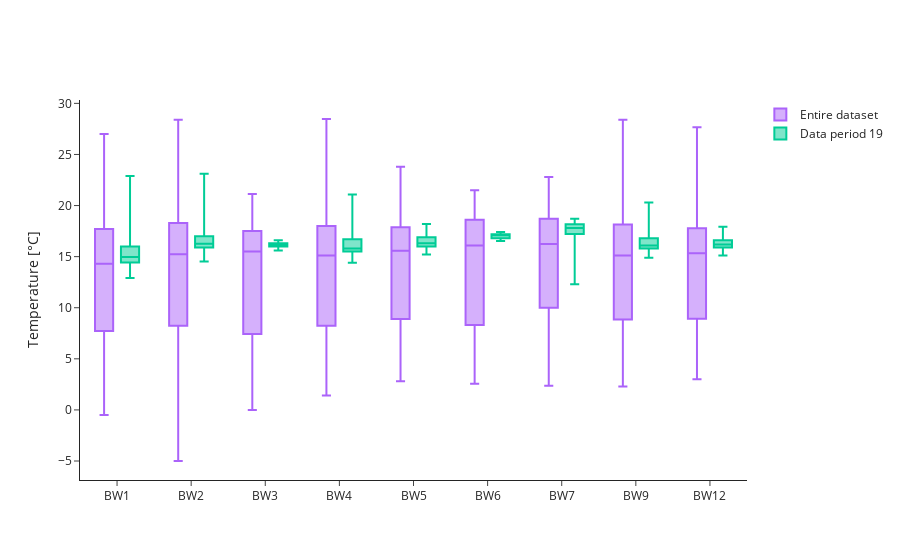

Here is the notebook cell this chart was saved with:
### Markdown cell above
Temperature comparison between data period and entire dataset (2021-2024).

### Code cell
temp_df = wq_df[(wq_df['data_type'] == 'temperature')].dropna(subset=['mean'])
temp_period_stats = temp_df.groupby('bwfl_id')['mean'].describe(percentiles=[.01, .10, .25, .50, .75, .90, .99])
temp_dataset_stats = get_sensor_stats('temperature', temp_df['bwfl_id'].unique())

fig = go.Figure()

for i, bwfl_id in enumerate(temp_dataset_stats.index):
    stats = temp_dataset_stats.loc[bwfl_id]

    if stats['count'] != 0:
        fig.add_trace(go.Box(
            x=[bwfl_id],
            lowerfence=[stats['min']],
            q1=[stats['25%']],
            median=[stats['50%']],
            q3=[stats['75%']],
            upperfence=[stats['max']],
            name='Entire dataset',
            marker_color=default_colors[3],
            boxpoints=False,
            offsetgroup='temp_dataset_stats',
            showlegend=(i == 0)
        ))

for i, bwfl_id in enumerate(temp_period_stats.index):
    stats = temp_period_stats.loc[bwfl_id]

    if stats['count'] != 0:
        fig.add_trace(go.Box(
            x=[bwfl_id],
            lowerfence=[stats['min']],
            q1=[stats['25%']],
            median=[stats['50%']],
            q3=[stats['75%']],
            upperfence=[stats['max']],
            name=f'Data period {str(data_period).zfill(2)}',
            marker_color=default_colors[2],
            boxpoints=False,
            offsetgroup='temp_period_stats',
            showlegend=(i == 0)
        ))

fig.update_layout(
    yaxis_title='Temperature [\u00B0C]',
    xaxis_title='',
    xaxis=dict(
        tickmode='array',
        tickvals=sorted(temp_df['bwfl_id'].unique(), key=lambda x: int(x[2:])),
        ticktext=sorted(temp_df['bwfl_id'].unique(), key=lambda x: int(x[2:])),
        categoryorder='array',
        categoryarray=sorted(temp_df['bwfl_id'].unique(), key=lambda x: int(x[2:]))
    ),
    legend_title_text='',
    template='simple_white',
    boxmode='group',
    height=450,
)

fig.show()

### Figure 1 — Plotly figure (JSON) as saved in the notebook; plotly's stock layout.template omitted (floating-point values rounded to 4 significant figures)
{"data": [{"boxpoints": false, "lowerfence": [-0.5], "marker": {"color": "#AB63FA"}, "median": [14.3], "name": "Entire dataset", "offsetgroup": "temp_dataset_stats", "q1": [7.73], "q3": [17.7], "showlegend": true, "type": "box", "upperfence": [27], "x": ["BW1"]}, {"boxpoints": false, "lowerfence": [3], "marker": {"color": "#AB63FA"}, "median": [15.33], "name": "Entire dataset", "offsetgroup": "temp_dataset_stats", "q1": [8.933], "q3": [17.77], "showlegend": false, "type": "box", "upperfence": [27.67], "x": ["BW12"]}, {"boxpoints": false, "lowerfence": [-5], "marker": {"color": "#AB63FA"}, "median": [15.23], "name": "Entire dataset", "offsetgroup": "temp_dataset_stats", "q1": [8.23], "q3": [18.3], "showlegend": false, "type": "box", "upperfence": [28.4], "x": ["BW2"]}, {"boxpoints": false, "lowerfence": [0], "marker": {"color": "#AB63FA"}, "median": [15.5], "name": "Entire dataset", "offsetgroup": "temp_dataset_stats", "q1": [7.433], "q3": [17.5], "showlegend": false, "type": "box", "upperfence": [21.13], "x": ["BW3"]}, {"boxpoints": false, "lowerfence": [1.4], "marker": {"color": "#AB63FA"}, "median": [15.1], "name": "Entire dataset", "offsetgroup": "temp_dataset_stats", "q1": [8.233], "q3": [18], "showlegend": false, "type": "box", "upperfence": [28.47], "x": ["BW4"]}, {"boxpoints": false, "lowerfence": [2.8], "marker": {"color": "#AB63FA"}, "median": [15.57], "name": "Entire dataset", "offsetgroup": "temp_dataset_stats", "q1": [8.9], "q3": [17.87], "showlegend": false, "type": "box", "upperfence": [23.8], "x": ["BW5"]}, {"boxpoints": false, "lowerfence": [2.567], "marker": {"color": "#AB63FA"}, "median": [16.1], "name": "Entire dataset", "offsetgroup": "temp_dataset_stats", "q1": [8.3], "q3": [18.6], "showlegend": false, "type": "box", "upperfence": [21.5], "x": ["BW6"]}, {"boxpoints": false, "lowerfence": [2.367], "marker": {"color": "#AB63FA"}, "median": [16.23], "name": "Entire dataset", "offsetgroup": "temp_dataset_stats", "q1": [10], "q3": [18.7], "showlegend": false, "type": "box", "upperfence": [22.8], "x": ["BW7"]}, {"boxpoints": false, "lowerfence": [2.3], "marker": {"color": "#AB63FA"}, "median": [15.1], "name": "Entire dataset", "offsetgroup": "temp_dataset_stats", "q1": [8.848], "q3": [18.15], "showlegend": false, "type": "box", "upperfence": [28.4], "x": ["BW9"]}, {"boxpoints": false, "lowerfence": [12.9], "marker": {"color": "#00CC96"}, "median": [14.97], "name": "Data period 19", "offsetgroup": "temp_period_stats", "q1": [14.42], "q3": [16], "showlegend": true, "type": "box", "upperfence": [22.9], "x": ["BW1"]}, {"boxpoints": false, "lowerfence": [15.1], "marker": {"color": "#00CC96"}, "median": [16.2], "name": "Data period 19", "offsetgroup": "temp_period_stats", "q1": [15.9], "q3": [16.61], "showlegend": false, "type": "box", "upperfence": [17.93], "x": ["BW12"]}, {"boxpoints": false, "lowerfence": [14.53], "marker": {"color": "#00CC96"}, "median": [16.27], "name": "Data period 19", "offsetgroup": "temp_period_stats", "q1": [15.9], "q3": [17], "showlegend": false, "type": "box", "upperfence": [23.1], "x": ["BW2"]}, {"boxpoints": false, "lowerfence": [15.6], "marker": {"color": "#00CC96"}, "median": [16.19], "name": "Data period 19", "offsetgroup": "temp_period_stats", "q1": [16], "q3": [16.3], "showlegend": false, "type": "box", "upperfence": [16.6], "x": ["BW3"]}, {"boxpoints": false, "lowerfence": [14.4], "marker": {"color": "#00CC96"}, "median": [15.8], "name": "Data period 19", "offsetgroup": "temp_period_stats", "q1": [15.5], "q3": [16.7], "showlegend": false, "type": "box", "upperfence": [21.07], "x": ["BW4"]}, {"boxpoints": false, "lowerfence": [15.2], "marker": {"color": "#00CC96"}, "median": [16.3], "name": "Data period 19", "offsetgroup": "temp_period_stats", "q1": [16], "q3": [16.9], "showlegend": false, "type": "box", "upperfence": [18.2], "x": ["BW5"]}, {"boxpoints": false, "lowerfence": [16.53], "marker": {"color": "#00CC96"}, "median": [17.1], "name": "Data period 19", "offsetgroup": "temp_period_stats", "q1": [16.8], "q3": [17.2], "showlegend": false, "type": "box", "upperfence": [17.4], "x": ["BW6"]}, {"boxpoints": false, "lowerfence": [12.29], "marker": {"color": "#00CC96"}, "median": [17.8], "name": "Data period 19", "offsetgroup": "temp_period_stats", "q1": [17.2], "q3": [18.18], "showlegend": false, "type": "box", "upperfence": [18.7], "x": ["BW7"]}, {"boxpoints": false, "lowerfence": [14.9], "marker": {"color": "#00CC96"}, "median": [16.1], "name": "Data period 19", "offsetgroup": "temp_period_stats", "q1": [15.8], "q3": [16.79], "showlegend": false, "type": "box", "upperfence": [20.3], "x": ["BW9"]}], "layout": {"autosize": true, "boxmode": "group", "legend": {"title": {"text": ""}}, "xaxis": {"autorange": true, "categoryarray": ["BW1", "BW2", "BW3", "BW4", "BW5", "BW6", "BW7", "BW9", "BW12"], "categoryorder": "array", "range": [-0.5, 8.5], "tickmode": "array", "ticktext": ["BW1", "BW2", "BW3", "BW4", "BW5", "BW6", "BW7", "BW9", "BW12"], "tickvals": ["BW1", "BW2", "BW3", "BW4", "BW5", "BW6", "BW7", "BW9", "BW12"], "title": {"text": ""}, "type": "category"}, "yaxis": {"autorange": true, "range": [-6.859, 30.33], "title": {"text": "Temperature [°C]"}}}}
